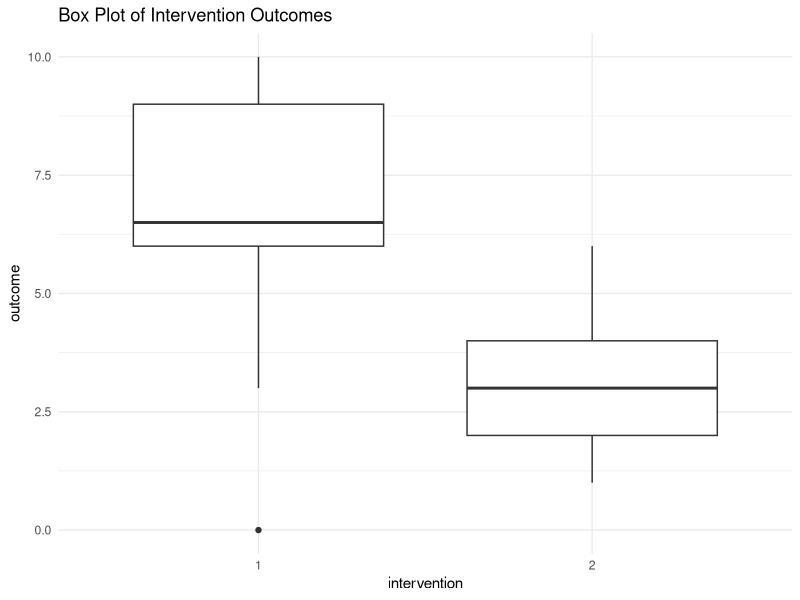

The R script that drew this image:
## ---- chunk 1
library(tidyverse)
library(lubridate)

df <- read_csv("data/missing_interventions.csv")
## ---- chunk 2
head(df) # I see some strange values in gender already

# first see how many NAs in the dataset 
sum(is.na(df)) # 25 NAs

# take a look at the gender unique values
unique(df$gender) # -999, -1 are most likely NA values

# take a look at orientatin unique values
unique(df$orientation) # -999, -1 are most likely NA values
## ---- chunk 3
df <- df %>%
  mutate(gender = if_else(gender %in% c("female", "male"), # if female/male 
                          gender, # keep same
                          NA_character_), # otherwise, NA
         orientation = if_else(orientation %in% # check for:
                                 c("heterosexual", "lesbian/gay woman", "gay", "other"),
                              orientation, # keep same 
                              NA_character_)) # otherwise NA
## ---- chunk 4
 # pull/look at unique city names
df %>%
  select(city) %>%
  distinct() %>%
  pull()

# pull/look at unique states 
df %>% 
  select(state) %>%
  distinct() %>%
  pull()

# fix city and state using case_when()
df <- df %>%
  mutate(
    city = case_when(
      city %in% c("Atlanta", "atlanta", "atlAnTa") ~ "Atlanta",
      city %in% c("Austin", "austin") ~ "Austin",
      city %in% c("San Antonio", "san Antonio") ~ "San Antonio",
      city %in% c("Oakland", "oakland", "iakland") ~ "Oakland",
      city %in% c("Hayward", "hayward", "Haywarf") ~ "Hayward"),
    state = case_when(
      state %in% c("GA", "gA", "ga", "G A") ~ "GA",
      state %in% c("TX", "tX", "tx") ~ "TX",
      state %in% c("CA", "ca", "C A", "CA_") ~ "CA"))
## ---- chunk 5
df$date <- dmy(df$date)
## ---- chunk 6
df <- df %>%
  # create drop variable to indicate which rows to drop
  mutate(drop = case_when(
    state == "CA" & city %in% c("Oakland", "Hayward") ~ "keep",
    state == "GA" & city == "Atlanta" ~ "keep",
    state == "TX" & city %in% c("San Antonio", "Austin") ~ "keep",
    TRUE ~ NA_character_)) %>%
  drop_na(drop) # the non-keep cells (NAs) will be dropped
## ---- chunk 7
df <- df %>%
  mutate(intervention = case_when(
    city %in% c("Hayward", "San Antonio") ~ 1,
    city %in% c("Oakland", "Austin") ~ 2,
    TRUE ~ intervention)) %>%
  drop_na(intervention)
## ---- chunk 8
df <- df %>%
  mutate(outcome = if_else(
    is.na(outcome), # if outcome is 0
    0, # re-code to 0
    outcome # otherwise keep the same value
  ))
## ---- chunk 9
# make intervention a factor
df <- df %>% mutate(intervention = as.factor(intervention))

ggplot(df, aes(x=intervention, y=outcome)) +
  geom_boxplot() +
  labs(title = "Box Plot of Intervention Outcomes") +
  theme_minimal()
